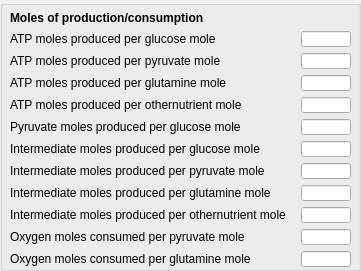
           <widget class="QGroupBox" name="groupBox_moles">
            <property name="geometry">
             <rect>
              <x>190</x>
              <y>250</y>
              <width>361</width>
              <height>271</height>
             </rect>
            </property>
            <property name="title">
             <string/>
            </property>
            <widget class="QWidget" name="gridLayoutWidget_8">
             <property name="geometry">
              <rect>
               <x>10</x>
               <y>10</y>
               <width>341</width>
               <height>257</height>
              </rect>
             </property>
             <layout class="QGridLayout" name="gridLayout_5">
              <item row="0" column="0">
               <widget class="QLabel" name="alabel_mole_params_1">
                <property name="font">
                 <font>
                  <weight>75</weight>
                  <bold>true</bold>
                 </font>
                </property>
                <property name="text">
                 <string>Moles of production/consumption</string>
                </property>
               </widget>
              </item>
              <item row="1" column="0">
               <widget class="QMyLabel" name="label_N_GA_1">
                <property name="text">
                 <string>ATP moles produced per glucose mole</string>
                </property>
               </widget>
              </item>
              <item row="1" column="1">
               <widget class="QLineEdit" name="line_N_GA_1">
                <property name="maximumSize">
                 <size>
                  <width>50</width>
                  <height>16</height>
                 </size>
                </property>
                <property name="alignment">
                 <set>Qt::AlignRight|Qt::AlignTrailing|Qt::AlignVCenter</set>
                </property>
               </widget>
              </item>
              <item row="2" column="0">
               <widget class="QMyLabel" name="label_N_PA_1">
                <property name="text">
                 <string>ATP moles produced per pyruvate mole</string>
                </property>
               </widget>
              </item>
              <item row="2" column="1">
               <widget class="QLineEdit" name="line_N_PA_1">
                <property name="maximumSize">
                 <size>
                  <width>50</width>
                  <height>16</height>
                 </size>
                </property>
                <property name="alignment">
                 <set>Qt::AlignRight|Qt::AlignTrailing|Qt::AlignVCenter</set>
                </property>
               </widget>
              </item>
              <item row="3" column="0">
               <widget class="QMyLabel" name="label_N_GLNA_1">
                <property name="text">
                 <string>ATP moles produced per glutamine mole</string>
                </property>
               </widget>
              </item>
              <item row="3" column="1">
               <widget class="QLineEdit" name="line_N_GLNA_1">
                <property name="maximumSize">
                 <size>
                  <width>50</width>
                  <height>16</height>
                 </size>
                </property>
                <property name="alignment">
                 <set>Qt::AlignRight|Qt::AlignTrailing|Qt::AlignVCenter</set>
                </property>
               </widget>
              </item>
              <item row="6" column="0">
               <widget class="QMyLabel" name="label_N_GI_1">
                <property name="text">
                 <string>Intermediate moles produced per glucose mole</string>
                </property>
               </widget>
              </item>
              <item row="6" column="1">
               <widget class="QLineEdit" name="line_N_GI_1">
                <property name="maximumSize">
                 <size>
                  <width>50</width>
                  <height>16</height>
                 </size>
                </property>
                <property name="alignment">
                 <set>Qt::AlignRight|Qt::AlignTrailing|Qt::AlignVCenter</set>
                </property>
               </widget>
              </item>
              <item row="7" column="0">
               <widget class="QMyLabel" name="label_N_PI_1">
                <property name="text">
                 <string>Intermediate moles produced per pyruvate mole</string>
                </property>
               </widget>
              </item>
              <item row="7" column="1">
               <widget class="QLineEdit" name="line_N_PI_1">
                <property name="maximumSize">
                 <size>
                  <width>50</width>
                  <height>16</height>
                 </size>
                </property>
                <property name="alignment">
                 <set>Qt::AlignRight|Qt::AlignTrailing|Qt::AlignVCenter</set>
                </property>
               </widget>
              </item>
              <item row="8" column="0">
               <widget class="QMyLabel" name="label_N_GLNI_1">
                <property name="text">
                 <string>Intermediate moles produced per glutamine mole</string>
                </property>
               </widget>
              </item>
              <item row="8" column="1">
               <widget class="QLineEdit" name="line_N_GLNI_1">
                <property name="maximumSize">
                 <size>
                  <width>50</width>
                  <height>16</height>
                 </size>
                </property>
                <property name="alignment">
                 <set>Qt::AlignRight|Qt::AlignTrailing|Qt::AlignVCenter</set>
                </property>
               </widget>
              </item>
              <item row="10" column="0">
               <widget class="QMyLabel" name="label_N_PO_1">
                <property name="text">
                 <string>Oxygen moles consumed per pyruvate mole</string>
                </property>
               </widget>
              </item>
              <item row="10" column="1">
               <widget class="QLineEdit" name="line_N_PO_1">
                <property name="maximumSize">
                 <size>
                  <width>50</width>
                  <height>16</height>
                 </size>
                </property>
                <property name="alignment">
                 <set>Qt::AlignRight|Qt::AlignTrailing|Qt::AlignVCenter</set>
                </property>
               </widget>
              </item>
              <item row="11" column="0">
               <widget class="QMyLabel" name="label_N_GLNO_1">
                <property name="text">
                 <string>Oxygen moles consumed per glutamine mole</string>
                </property>
               </widget>
              </item>
              <item row="11" column="1">
               <widget class="QLineEdit" name="line_N_GLNO_1">
                <property name="maximumSize">
                 <size>
                  <width>50</width>
                  <height>16</height>
                 </size>
                </property>
                <property name="alignment">
                 <set>Qt::AlignRight|Qt::AlignTrailing|Qt::AlignVCenter</set>
                </property>
               </widget>
              </item>
              <item row="9" column="1">
               <widget class="QLineEdit" name="line_N_ONI_1">
                <property name="maximumSize">
                 <size>
                  <width>50</width>
                  <height>16</height>
                 </size>
                </property>
                <property name="alignment">
                 <set>Qt::AlignRight|Qt::AlignTrailing|Qt::AlignVCenter</set>
                </property>
               </widget>
              </item>
              <item row="9" column="0">
               <widget class="QMyLabel" name="label_N_ONI_1">
                <property name="text">
                 <string>Intermediate moles produced per othernutrient mole</string>
                </property>
               </widget>
              </item>
              <item row="5" column="0">
               <widget class="QMyLabel" name="label_N_GP_1">
                <property name="text">
                 <string>Pyruvate moles produced per glucose mole</string>
                </property>
               </widget>
              </item>
              <item row="5" column="1">
               <widget class="QLineEdit" name="line_N_GP_1">
                <property name="maximumSize">
                 <size>
                  <width>50</width>
                  <height>16</height>
                 </size>
                </property>
                <property name="alignment">
                 <set>Qt::AlignRight|Qt::AlignTrailing|Qt::AlignVCenter</set>
                </property>
               </widget>
              </item>
              <item row="4" column="1">
               <widget class="QLineEdit" name="line_N_ONA_1">
                <property name="maximumSize">
                 <size>
                  <width>50</width>
                  <height>16</height>
                 </size>
                </property>
                <property name="alignment">
                 <set>Qt::AlignRight|Qt::AlignTrailing|Qt::AlignVCenter</set>
                </property>
               </widget>
              </item>
              <item row="4" column="0">
               <widget class="QMyLabel" name="label_N_ONA_1">
                <property name="text">
                 <string>ATP moles produced per othernutrient mole</string>
                </property>
               </widget>
              </item>
             </layout>
            </widget>
           </widget>
